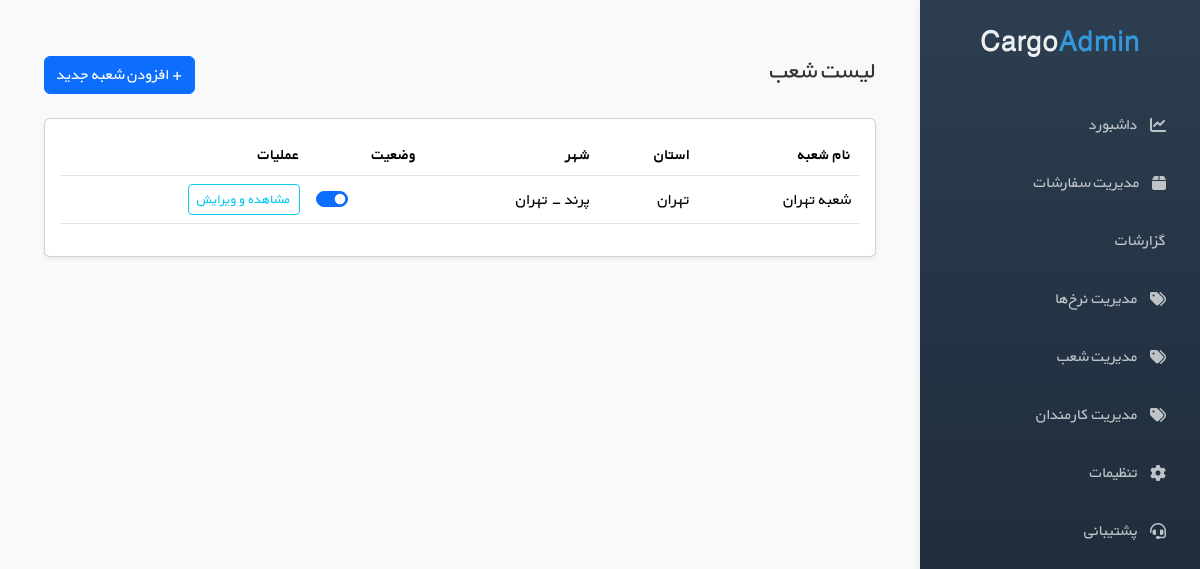
Page /panel/branches/ (signed in) on the committed database.
### forwarders/models.py (models this page shows, shortened)
class ForwarderBranch(TimeStampedModel):
    company = models.ForeignKey(ForwarderCompany, on_delete=models.CASCADE, related_name="branches")
    branch_user = models.OneToOneField(
        User, on_delete=models.PROTECT, related_name="forwarder_branch"
    )
    name = models.CharField(max_length=200)
    representative_first_name = models.CharField(max_length=100)
    representative_last_name = models.CharField(max_length=100)
    representative_mobile = models.CharField(max_length=15)
    province = models.ForeignKey(Province, on_delete=models.PROTECT)
    city = models.ForeignKey(City, on_delete=models.PROTECT)
    address = models.TextField()
    is_active = models.BooleanField(default=True)
    class Meta:
        verbose_name = "شعبه فورواردر"
        verbose_name_plural = "شعب فورواردر"

### locations/models.py (models this page shows)
class Province(TimeStampedModel):
    name = models.CharField(max_length=100, unique=True)
    is_active = models.BooleanField(default=True)
    def __str__(self):
        return self.name
    class Meta:
        verbose_name = "استان"
        verbose_name_plural = "استان‌ها"

class City(TimeStampedModel):
    province = models.ForeignKey(Province, on_delete=models.PROTECT, related_name="cities")
    name = models.CharField(max_length=100)
    is_active = models.BooleanField(default=True)
    def __str__(self):
        return f"{self.name} - {self.province.name}"
    class Meta:
        unique_together = ("province", "name")
        verbose_name = "شهر"
        verbose_name_plural = "شهرها"

### panel/views.py (the view)
# urls.py: path('branches/', views.branch_list_view, name='branch_list'),
@login_required
@forwarder_required
def branch_list_view(request):
    company = getattr(request.user, 'forwarder_company', None)
    branches = ForwarderBranch.objects.filter(company=company).order_by('-created_at')
    return render(request, 'forwarder_panel/branch_list.html', {'branches': branches})

### templates/forwarder_panel/branch_list.html (shortened to what this page needs)
{% extends 'forwarder_panel/base.html' %}
{% block content %}
<div class="container-fluid py-4">
    <div class="d-flex justify-content-between align-items-center mb-4">
        <h2 class="h4">لیست شعب</h2>
        <a href="{% url 'forwarder_panel:branch_create' %}" class="btn btn-primary">
            + افزودن شعبه جدید
        </a>
    </div>
    <div class="card shadow-sm">
        <div class="card-body">
            <div class="table-responsive">
                <table class="table table-hover align-middle">
                    <thead>
                        <tr>
                            <th>نام شعبه</th>
                            <th>استان</th>
                            <th>شهر</th>
                            <th>وضعیت</th>
                            <th>عملیات</th>
                        </tr>
                    </thead>
                    <tbody>
                        {% for branch in branches %}
                        <tr>
                            <td>{{ branch.name }}</td>
                            <td>{{ branch.province }}</td>
                            <td>{{ branch.city }}</td>
                            <td>
                                <div class="form-check form-switch">
                                    <input class="form-check-input" type="checkbox" role="switch"
                                           id="switch-{{ branch.id }}"
                                           {% if branch.is_active %}checked{% endif %}
                                           onchange="toggleBranchStatus({{ branch.id }}, this.checked)">
                                </div>
                            </td>
                            <td>
                                <a href="{% url 'forwarder_panel:branch_update' branch.id %}" class="btn btn-sm btn-outline-info">
                                    مشاهده و ویرایش
                                </a>
                            </td>
                        </tr>
                        {% empty %}
                        <tr>
                            <td colspan="5" class="text-center text-muted">هیچ شعبه‌ای یافت نشد.</td>
                        </tr>
                        {% endfor %}
                    </tbody>
                </table>
            </div>
        </div>
    </div>
</div>
{% endblock %}

### static/css/base_panel_style.css (style rules this page uses)
* { margin: 0; padding: 0; box-sizing: border-box; }
body { font-family: 'BYekan', Tahoma, Arial, sans-serif; background: #f8f9fa; color: #333; }

### rows in the picture
ForwarderBranch: name "شعبه تهران", province "تهران", city "پرند - تهران", is_active "☑"
